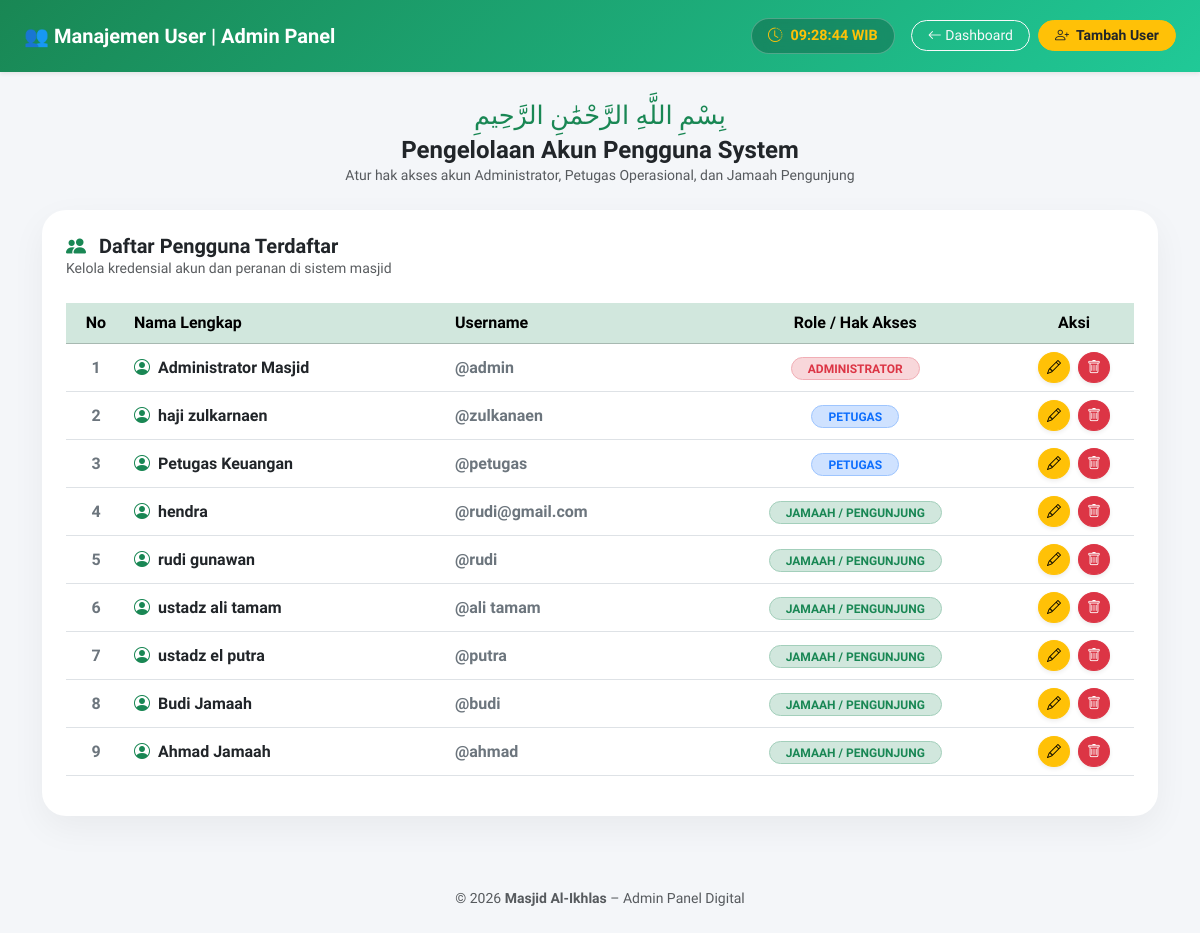
Page /admin/user.php (signed in) on the committed database.
### tables this page shows
CREATE TABLE `users` (
  `id` int(11) NOT NULL,
  `nama` varchar(100) NOT NULL,
  `username` varchar(50) NOT NULL,
  `password` varchar(255) NOT NULL,
  `role` enum('admin','petugas','pengunjung') NOT NULL
);

### admin/user.php (the view, shortened to what this page needs)
<?php
include "../config/koneksi.php";
?>
<!DOCTYPE html>
<html lang="id">
<head>
    <link href="https://cdn.jsdelivr.net/npm/bootstrap@5.3.3/dist/css/bootstrap.min.css" rel="stylesheet">
    <link href="https://cdn.jsdelivr.net/npm/bootstrap-icons@1.11.3/font/bootstrap-icons.css" rel="stylesheet">
</head>
<body>
    <nav class="navbar navbar-dark navbar-custom shadow-sm mb-4 py-3">
        <div class="container-fluid px-4">
            <span class="navbar-brand fw-bold fs-5 d-flex align-items-center gap-2">
                👥 Manajemen User | Admin Panel
            </span>
            <div class="text-white d-flex align-items-center gap-2 flex-wrap justify-content-end">
                <div class="clock-badge d-flex align-items-center gap-2 me-2">
                    <i class="bi bi-clock-history text-warning"></i>
                    <span id="adminClock" class="text-warning">--:--:-- WIB</span>
                </div>
                <a href="index.php" class="btn btn-outline-light btn-sm rounded-pill px-3">
                    <i class="bi bi-arrow-left"></i> Dashboard
                </a>
                <button class="btn btn-warning btn-sm text-dark fw-bold rounded-pill px-3" data-bs-toggle="modal" data-bs-target="#tambah">
                    <i class="bi bi-person-plus me-1"></i> Tambah User
                </button>
            </div>
        </div>
    </nav>
    <div class="container pb-5">
        <div class="text-center mb-4">
            <div class="bismillah-header">بِسْمِ اللَّهِ الرَّحْمَٰنِ الرَّحِيمِ</div>
            <h4 class="fw-bold text-dark m-0">Pengelolaan Akun Pengguna System</h4>
            <p class="text-muted small">Atur hak akses akun Administrator, Petugas Operasional, dan Jamaah Pengunjung</p>
        </div>
        <div class="card card-custom p-4">
            <div class="d-flex align-items-center justify-content-between mb-4">
                <div>
                    <h5 class="fw-bold text-dark m-0">
                        <i class="bi bi-people-fill text-success me-2"></i> Daftar Pengguna Terdaftar
                    </h5>
                    <p class="text-muted small mb-0">Kelola kredensial akun dan peranan di sistem masjid</p>
                </div>
            </div>
            <div class="table-responsive">
                <table class="table table-hover align-middle">
                    <thead class="table-success">
                        <tr>
                            <th width="60" class="text-center">No</th>
                            <th>Nama Lengkap</th>
                            <th>Username</th>
                            <th class="text-center">Role / Hak Akses</th>
                            <th width="120" class="text-center">Aksi</th>
                        </tr>
                    </thead>
                    <tbody>
                        <?php
                        $no = 1;
                        $q = mysqli_query($koneksi, "SELECT * FROM users ORDER BY role ASC, id DESC");
                        if(mysqli_num_rows($q) > 0){
                            while($d = mysqli_fetch_assoc($q)){
                        ?>
                        <tr>
                            <td class="text-center fw-bold text-secondary"><?= $no++ ?></td>
                            <td class="fw-bold text-dark">
                                <i class="bi bi-person-circle text-success me-2"></i><?= htmlspecialchars($d['nama']) ?>
                            </td>
                            <td class="fw-semibold text-secondary">@<?= htmlspecialchars($d['username']) ?></td>
                            <td class="text-center">
                                <?php if($d['role']=='admin'){ ?>
                                    <span class="badge bg-danger-subtle text-danger border border-danger-subtle rounded-pill px-3 py-1.5 fw-bold">ADMINISTRATOR</span>
                                <?php }elseif($d['role']=='petugas'){ ?>
                                    <span class="badge bg-primary-subtle text-primary border border-primary-subtle rounded-pill px-3 py-1.5 fw-bold">PETUGAS</span>
                                <?php }else{ ?>
                                    <span class="badge bg-success-subtle text-success border border-success-subtle rounded-pill px-3 py-1.5 fw-bold">JAMAAH / PENGUNJUNG</span>
                                <?php } ?>
                            </td>
                            <td class="text-center">
                                <button class="btn btn-warning btn-sm rounded-circle shadow-sm"
                                        data-bs-toggle="modal"
                                        data-bs-target="#edit<?= $d['id'] ?>" title="Edit">
                                    <i class="bi bi-pencil"></i>
                                </button>
                                <a href="?hapus=<?= $d['id'] ?>"
                                   onclick="return confirm('Apakah Anda yakin menghapus pengguna ini?')"
                                   class="btn btn-danger btn-sm rounded-circle shadow-sm ms-1" title="Hapus">
                                    <i class="bi bi-trash"></i>
                                </a>
                            </td>
                        </tr>
                        <?php
                            }
                        }else{
                        ?>
                        <tr>
                            <td colspan="5" class="text-center text-muted py-4">Belum ada user tersimpan.</td>
                        </tr>
                        <?php } ?>
                    </tbody>
                </table>
            </div>
        </div>
    </div>
    <footer class="text-center py-4 mt-auto text-muted small">
        © <?= date('Y'); ?> <strong>Masjid Al-Ikhlas</strong> – Admin Panel Digital
    </footer>
</body>
</html>

### admin/user.php (style rules this page uses)
body { font-family: 'Plus Jakarta Sans', sans-serif; background: #f4f6f9; color: #212529; min-height: 100vh; display: flex; flex-direction: column; }
.navbar-custom { background: linear-gradient(135deg, #198754, #20c997); }
.bismillah-header { font-family: 'Amiri', serif; font-size: 1.6rem; color: #198754; margin-bottom: 2px; }
.card-custom { border: none; border-radius: 24px; box-shadow: 0 12px 35px rgba(0, 0, 0, 0.05); background: #ffffff; }
.clock-badge { background: rgba(0, 0, 0, 0.22); backdrop-filter: blur(8px); border: 1px solid rgba(255, 255, 255, 0.25); border-radius: 30px; padding: 6px 16px; font-weight: 700; font-size: 0.9rem; }

### rows in the picture
users: nama "Administrator Masjid", username "admin", role "ADMINISTRATOR"
users: nama "haji zulkarnaen", username "zulkanaen", role "PETUGAS"
users: nama "Petugas Keuangan", username "petugas", role "PETUGAS"
users: nama "hendra", username "rudi@gmail.com", role "JAMAAH / PENGUNJUNG"
users: nama "rudi gunawan", username "rudi", role "JAMAAH / PENGUNJUNG"
users: nama "ustadz ali tamam", username "ali tamam", role "JAMAAH / PENGUNJUNG"
users: nama "ustadz el putra", username "putra", role "JAMAAH / PENGUNJUNG"
users: nama "Budi Jamaah", username "budi", role "JAMAAH / PENGUNJUNG"
users: nama "Ahmad Jamaah", username "ahmad", role "JAMAAH / PENGUNJUNG"
